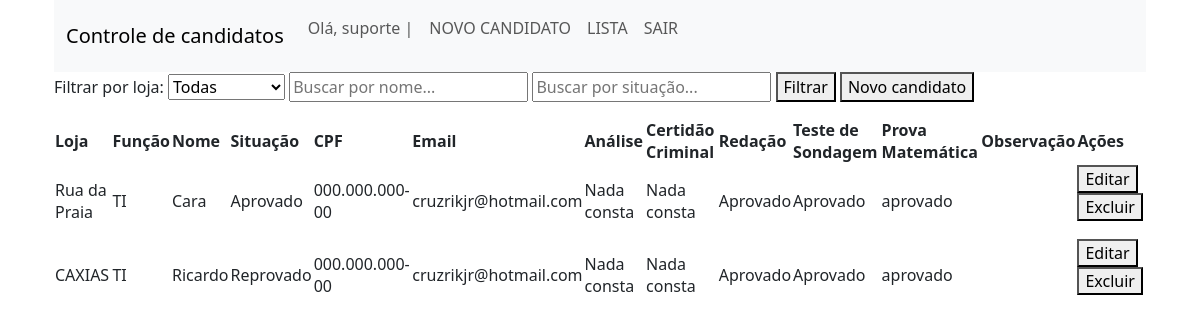
The app's page / (signed in) with its own data.
### candidatos/models.py (models this page shows, shortened)
class Candidato(models.Model):
    loja = models.CharField(max_length=100, null=True, blank=True)
    funcao = models.CharField(max_length=100,null=True, blank=True)
    nome = models.CharField(max_length=200, null=True, blank=True)
    situacao = models.CharField(max_length=50, null=True, blank=True)
    cpf = models.CharField(max_length=14, null=True, blank=True)
    email = models.EmailField(max_length=155,null=True, blank=True)
    analise = models.CharField(max_length=50, null=True, blank=True)
    certidao = models.CharField(max_length=50,null=True, blank=True)
    redacao = models.CharField(max_length=50,null=True, blank=True)
    teste_sondagem = models.CharField(max_length=255, null=True, blank=True)
    prova_matematica = models.CharField(max_length=50,null=True, blank=True)
    observacao = models.TextField(blank=True)

### candidatos/views.py (the view)
# urls.py: path('', views.index, name='index'),
@login_required
def index(request):
    if not request.user.has_perm('candidatos.view_candidato'):
        return redirect('sem_permissao')
    loja = request.GET.get('loja')
    busca = request.GET.get('busca')
    aprovados = request.GET.get('aprovados')
    candidatos = Candidato.objects.all()
    if loja:
        candidatos = candidatos.filter(loja=loja)
    if busca:
        candidatos = candidatos.filter(nome__icontains=busca)
    if aprovados:
        candidatos = candidatos.filter(situacao__icontains=aprovados)
    lojas = Candidato.objects.values_list('loja', flat=True).distinct()
    return render(request, 'candidatos/index.html', {
        "candidatos": candidatos,
        "lojas": lojas,
    })

### candidatos/templates/candidatos/index.html (shortened to what this page needs)
{% extends "candidatos/base.html" %}
{% block content%}
<form method="GET">
    <div class = "filtro" >
        <label for="loja">Filtrar por loja:</label>
        <select name="loja">
            <option value="">Todas</option>
        </select>
        <input type="text" name="busca" placeholder="Buscar por nome..." value="{{ request.GET.busca }}">
        <input type="text" name="aprovados" placeholder="Buscar por situação..." value="{{ request.GET.aprovados }}">
        <button type="submit">Filtrar</button>
        <a  href= "{% url 'novo_candidato' %}"> <button type= "button"> Novo candidato </button></a>
    </div>
</form>
<table id="tabela">
    <thead>
        <tr>
            <th>Loja</th>
            <th>Função</th>
            <th>Nome</th>
            <th>Situação</th>
            <th>CPF</th>
            <th>Email</th>
            <th>Análise</th>
            <th>Certidão Criminal</th>
            <th>Redação</th>
            <th>Teste de Sondagem</th>
            <th>Prova Matemática</th>
            <th>Observação</th>
            <th>Ações</th>
        </tr>
    </thead>
    <tbody>
    {% for c in candidatos %}
    <tr>
    <td>{{c.loja}} </td>
    <td>{{c.funcao}} </td>
    <td> {{c.nome}}</td>
    <td>{{c.situacao}} </td>
    <td>{{c.cpf}} </td>
    <td>{{c.email}} </td>
    <td>{{c.analise}} </td>
    <td>{{c.certidao}} </td>
    <td> {{c.redacao}}</td>
    <td>{{c.teste_sondagem}} </td>
    <td>{{c.prova_matematica}} </td>
    <td>{{c.observacao}} </td>
    <td>
        <form method="POST" action="{% url 'deletar_candidato' c.id %}"
            onsubmit="return confirm('Tem certeza que deseja excluir este candidato?');">
            <a href="{% url 'editar_candidato' c.id %}"><button type="button">Editar</button></a>
            <a> <button>Excluir</button></a>
        </form>
    </td>
    </tr>
    {% empty %}
        <tr><td colspan="13" style="text-align:center;"> Nenhum Registro</td></tr>
    {% endfor %}
    </tbody>
</table>
{% endblock %}

### candidatos/templates/candidatos/base.html (shortened to what this page needs)
<html>
<head>
    {% load static %}
    <link rel="stylesheet" href="{% static '/css/bootstrap.min.css' %}">
</head>
    <body>
        <div class = "container">
        <header>
            <div class = "container-sm">
                <nav class="navbar navbar-expand-lg bg-body-tertiary" >
                    <div class="container-fluid bg" >
                        <a class="navbar-brand"  >Controle de candidatos</a>
                            <div class="collapse navbar-collapse" id="navbarNav">
                                <ul class ="navbar-nav">
                                    {% if user.is_authenticated %}
                                        <p class="nav-link ">Olá, {{ user.username }}   |</p>
                                        {% if perms.candidatos.add_candidato %}
                                            <li class="nav-item">
                                                <a class="nav-link" aria-current="page" href="{% url 'novo_candidato' %}">NOVO CANDIDATO</a>
                                            </li>
                                        {% endif %}
                                        {% if perms.candidatos.view_candidato %}
                                            <li class="nav-item">
                                                <a class="nav-link"aria-current="page"  href="{% url 'index' %}">LISTA</a>
                                            </li>
                                        {% endif %}
                                        <li class="nav-item">
                                            <form action="{% url 'logout' %}" method="post">
                                                <button type="submit" aria-current="page" class="nav-link">
                                                    SAIR
                                                </button>
                                            </form>
                                        </li>
                                    {% endif %}
                                </ul>
                        </div>
                    </div>
                </nav>
                </div>
            </header>
            <main class="container-md">
                {% block content %}
                {% endblock %}
            </main>
        </div>
    </body>
</html>

### records on screen
Candidato: loja "Rua da Praia", funcao "TI", nome "Cara", situacao "Aprovado", cpf "000.000.000-00", email "cruzrikjr@hotmail.com", analise "Nada consta", certidao "Nada consta", redacao "Aprovado", teste_sondagem "Aprovado", prova_matematica "aprovado"
Candidato: loja "CAXIAS", funcao "TI", nome "Ricardo", situacao "Reprovado", cpf "000.000.000-00", email "cruzrikjr@hotmail.com", analise "Nada consta", certidao "Nada consta", redacao "Aprovado", teste_sondagem "Aprovado", prova_matematica "aprovado"

### other values on screen
{{ user.username }} "suporte"
